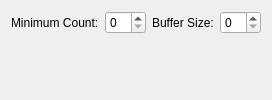
                       <widget class="QWidget" name="page_43">
                        <layout class="QGridLayout" name="gridLayout_68">
                         <item row="0" column="0">
                          <layout class="QGridLayout" name="gridLayout_65">
                           <item row="0" column="0">
                            <layout class="QFormLayout" name="formLayout_47">
                             <item row="0" column="0">
                              <widget class="QLabel" name="label_96">
                               <property name="text">
                                <string>Minimum Count:</string>
                               </property>
                              </widget>
                             </item>
                             <item row="0" column="1">
                              <widget class="QSpinBox" name="pipelineTool_classLabelFilterMinCountSpinBox_2"/>
                             </item>
                            </layout>
                           </item>
                           <item row="0" column="1">
                            <layout class="QFormLayout" name="formLayout_48">
                             <item row="0" column="0">
                              <widget class="QLabel" name="label_98">
                               <property name="text">
                                <string>Buffer Size:</string>
                               </property>
                              </widget>
                             </item>
                             <item row="0" column="1">
                              <widget class="QSpinBox" name="pipelineTool_classLabelFilterBufferSizeSpinBox_2"/>
                             </item>
                            </layout>
                           </item>
                          </layout>
                         </item>
                        </layout>
                       </widget>
